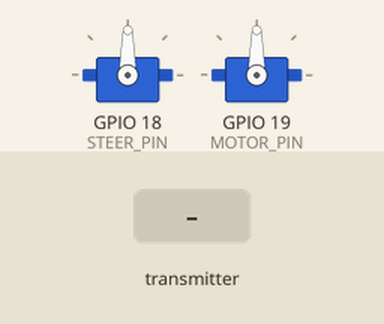
Simulated run of this sketch. Board: ESP32. Shown: 2 × servo. The test bench sets the inputs (shaded band). WiFi joins after 1.5 s; servers stay silent unless stated; what the sketch prints to the serial monitor is not drawn.

Above: at 2.7 s.
2.8 s: the transmitter starts sending readChannel.0 = 1000
At 4.0 s:
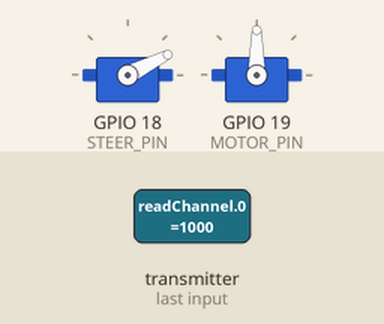
4.3 s: the transmitter starts sending readChannel.2 = 1000
At 5.4 s:
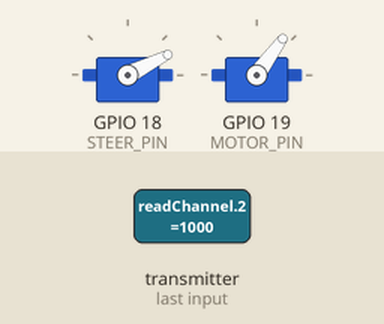
5.8 s: the transmitter starts sending readChannel.0 = 1250
At 6.5 s:
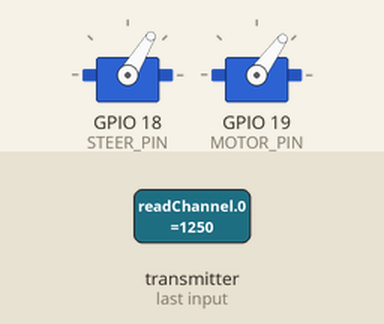
7.3 s: the transmitter starts sending readChannel.2 = 1250
At 7.7 s:
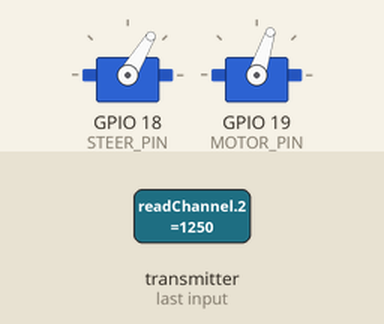
8.8 s: the transmitter starts sending readChannel.0 = 1500
At 10.0 s:
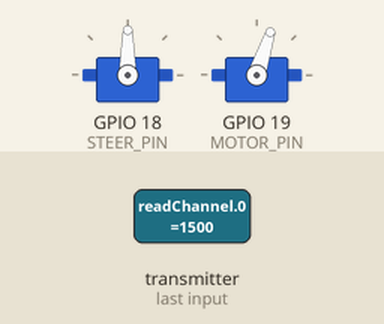
10.3 s: the transmitter starts sending readChannel.2 = 2000
At 11.2 s:
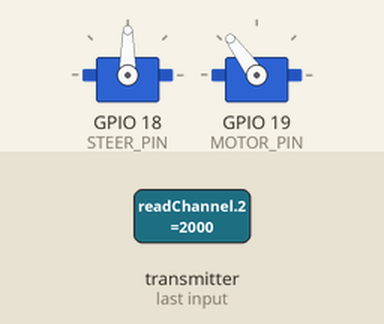
Timing chart, 0 to 12.8 s (numbered marks = the images above; inputs shaded):
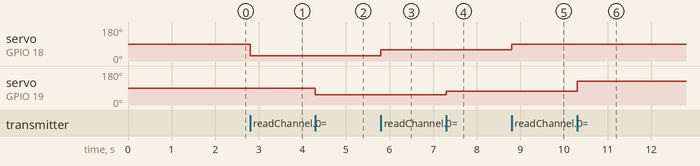

Measured:
- after the input at 2.8 s, servo on GPIO 18 (STEER_PIN): 90° → 27° at once
- after the input at 4.3 s, servo on GPIO 19 (MOTOR_PIN): 90° → 54° at once
- after the input at 5.8 s, servo on GPIO 18 (STEER_PIN): 27° → 59° at once
- after the input at 7.3 s, servo on GPIO 19 (MOTOR_PIN): 54° → 72° at once
- after the input at 8.8 s, servo on GPIO 18 (STEER_PIN): 59° → 90° at once
- after the input at 10.3 s, servo on GPIO 19 (MOTOR_PIN): 72° → 126° at once

The sketch:

esp32_scout.ino
```cpp
/*
  Rescue Scout - ESP32 car controller (reference sketch)

  Flysky receiver --iBus--> ESP32 --> steering servo + motor (ESC or H-bridge)
  Laptop --UDP 4210--> ESP32        ESP32 --UDP 4211--> laptop (telemetry)

  Contract (must match brain/car_link.py):
    Laptop -> ESP32 : "S,<steer>,<throttle>\n"          floats -1.0..1.0, ~20 Hz
    ESP32 -> laptop : "T,<steer>,<throttle>,<mode>\n"   mode = MANUAL | AUTO, 20 Hz
    Channel 5 switch: MANUAL (sticks) / AUTO (laptop). MANUAL always wins.
    AUTO watchdog: no packet for 300 ms -> throttle 0.

  If you already have working iBus + servo code, just merge the UDP, mode switch and watchdog parts.

  Libraries (Arduino Library Manager): IBusBM, ESP32Servo
*/
#include <WiFi.h>
#include <WiFiUdp.h>
#include <IBusBM.h>
#include <ESP32Servo.h>

// ---------- Wi-Fi: join the same network as the laptop (laptop needs internet for the AI) ----------
const char* WIFI_SSID = "YOUR_WIFI_OR_PHONE_HOTSPOT";
const char* WIFI_PASS = "YOUR_PASSWORD";
// After it connects, the Serial Monitor prints the car's IP. Put it in the laptop's .env as CAR_IP.

// ---------- pins (change to match your wiring) ----------
const int IBUS_RX_PIN  = 16;   // Flysky receiver iBus signal -> this pin (Serial2 RX)
const int IBUS_TX_PIN  = 17;   // unused, but Serial2 needs one
const int STEER_PIN    = 18;   // steering servo signal
const int MOTOR_PIN    = 19;   // ESC signal (or H-bridge PWM, see below)

// Uncomment if the motor is driven by an H-bridge (L298N / TB6612) instead of an ESC.
// #define MOTOR_HBRIDGE
const int MOTOR_DIR_A  = 25;   // H-bridge only
const int MOTOR_DIR_B  = 26;   // H-bridge only

// ---------- pulse ranges (microseconds) - tune on the bench ----------
const int STEER_LEFT_US   = 1150;
const int STEER_CENTER_US = 1500;
const int STEER_RIGHT_US  = 1850;
const int ESC_REVERSE_US  = 1300;  // keep reverse/forward gentle indoors
const int ESC_NEUTRAL_US  = 1500;
const int ESC_FORWARD_US  = 1700;

// ---------- iBus channels (0-based in IBusBM) ----------
const int CH_STEER    = 0;  // channel 1
const int CH_THROTTLE = 2;  // channel 3
const int CH_MODE     = 4;  // channel 5 (SWA): low = MANUAL, high = AUTO

const unsigned int CMD_PORT = 4210;
const unsigned int TELEMETRY_PORT = 4211;
const unsigned long WATCHDOG_MS = 300;
const unsigned long TELEMETRY_MS = 50;  // 20 Hz

IBusBM ibus;
Servo steerServo;
#ifndef MOTOR_HBRIDGE
Servo esc;
#endif
WiFiUDP udp;

float autoSteer = 0, autoThrottle = 0;
unsigned long lastCmdMs = 0, lastTelemetryMs = 0;
IPAddress laptopIp;
bool haveLaptop = false;

float ibusToUnit(int raw) {                // 1000..2000 -> -1..1
  if (raw < 900 || raw > 2100) return 0;   // no signal
  return constrain((raw - 1500) / 500.0f, -1.0f, 1.0f);
}

int unitToUs(float v, int lo, int mid, int hi) {
  v = constrain(v, -1.0f, 1.0f);
  return v >= 0 ? mid + (int)(v * (hi - mid)) : mid + (int)(v * (mid - lo));
}

void writeOutputs(float steer, float throttle) {
  steerServo.writeMicroseconds(unitToUs(steer, STEER_LEFT_US, STEER_CENTER_US, STEER_RIGHT_US));
#ifdef MOTOR_HBRIDGE
  digitalWrite(MOTOR_DIR_A, throttle > 0.02);
  digitalWrite(MOTOR_DIR_B, throttle < -0.02);
  analogWrite(MOTOR_PIN, (int)(fabs(throttle) * 255));
#else
  esc.writeMicroseconds(unitToUs(throttle, ESC_REVERSE_US, ESC_NEUTRAL_US, ESC_FORWARD_US));
#endif
}

void readUdp() {
  int len = udp.parsePacket();
  if (len <= 0) return;
  char buf[64];
  int n = udp.read(buf, sizeof(buf) - 1);
  if (n <= 0) return;
  buf[n] = 0;
  float s, t;
  if (sscanf(buf, "S,%f,%f", &s, &t) == 2) {
    autoSteer = constrain(s, -1.0f, 1.0f);
    autoThrottle = constrain(t, -1.0f, 1.0f);
    lastCmdMs = millis();
    laptopIp = udp.remoteIP();
    haveLaptop = true;
  }
}

void setup() {
  Serial.begin(115200);
  ibus.begin(Serial2, IBUSBM_NOTIMER, IBUS_RX_PIN, IBUS_TX_PIN);

  steerServo.setPeriodHertz(50);
  steerServo.attach(STEER_PIN, 1000, 2000);
#ifdef MOTOR_HBRIDGE
  pinMode(MOTOR_DIR_A, OUTPUT);
  pinMode(MOTOR_DIR_B, OUTPUT);
  pinMode(MOTOR_PIN, OUTPUT);
#else
  esc.setPeriodHertz(50);
  esc.attach(MOTOR_PIN, 1000, 2000);
#endif
  writeOutputs(0, 0);

  WiFi.mode(WIFI_STA);
  WiFi.begin(WIFI_SSID, WIFI_PASS);
  Serial.print("Connecting to Wi-Fi");
  unsigned long start = millis();
  while (WiFi.status() != WL_CONNECTED && millis() - start < 15000) { delay(250); Serial.print("."); }
  if (WiFi.status() == WL_CONNECTED) {
    Serial.print("\nCar IP (put this in .env as CAR_IP): ");
    Serial.println(WiFi.localIP());
  } else {
    Serial.println("\nWi-Fi failed - manual driving still works.");
  }
  udp.begin(CMD_PORT);
}

void loop() {
  ibus.loop();
  readUdp();

  bool autoMode = ibusToUnit(ibus.readChannel(CH_MODE)) > 0.5;
  float steer, throttle;

  if (autoMode) {
    steer = autoSteer;
    throttle = (millis() - lastCmdMs > WATCHDOG_MS) ? 0 : autoThrottle;  // watchdog
  } else {
    steer = ibusToUnit(ibus.readChannel(CH_STEER));
    throttle = ibusToUnit(ibus.readChannel(CH_THROTTLE));
  }
  writeOutputs(steer, throttle);

  // Telemetry always sends the STICK values, so manual driving can be recorded as training data.
  if (haveLaptop && millis() - lastTelemetryMs > TELEMETRY_MS) {
    lastTelemetryMs = millis();
    char out[64];
    snprintf(out, sizeof(out), "T,%.3f,%.3f,%s\n",
             ibusToUnit(ibus.readChannel(CH_STEER)), ibusToUnit(ibus.readChannel(CH_THROTTLE)),
             autoMode ? "AUTO" : "MANUAL");
    udp.beginPacket(laptopIp, TELEMETRY_PORT);
    udp.print(out);
    udp.endPacket();
  }
}
```
